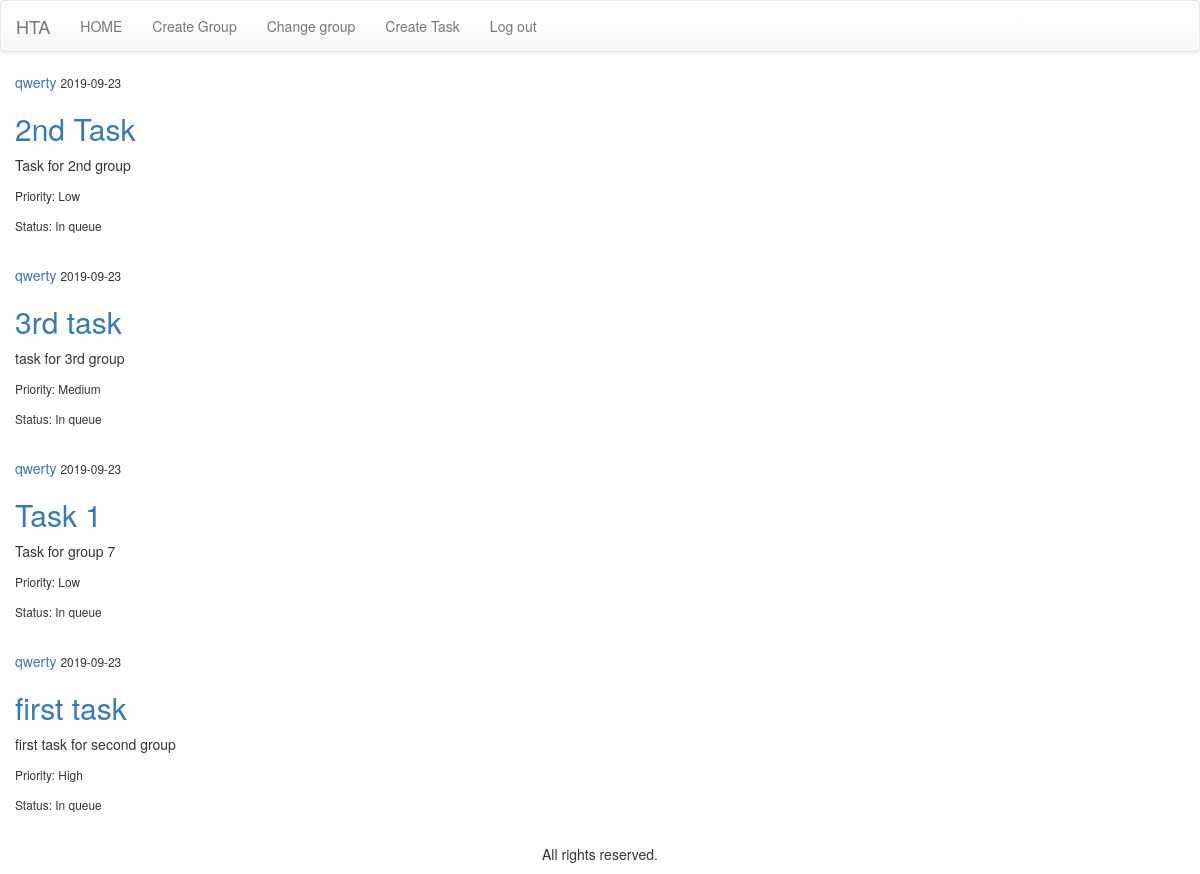
Screenshot of /profile (signed in) with the database file from the repository.
### app/models.py (models this page shows, shortened)
class Task(db.Model):
    __tablename__ = "tasks"
    id = db.Column(db.Integer, primary_key=True, autoincrement=True)
    author_id = db.Column(db.Integer, db.ForeignKey('users.id'))
    executor_id = db.Column(db.Integer, db.ForeignKey('users.id'))
    timestamp = db.Column(db.DateTime, index=True, default=datetime.utcnow)
    group = db.Column(db.Integer, db.ForeignKey('groups.id'))
    priority_id = db. Column(db.Integer, db.ForeignKey('priority.id'), nullable=False)
    status_id = db.Column(db.Integer, db.ForeignKey('status.id'))
    title = db.Column(db.String(64), nullable=False)
    task_text = db.Column(db.String(140))
    author = db.relationship('User', foreign_keys=[author_id])
    executor = db.relationship('User', foreign_keys=[executor_id])

class User(db.Model, UserMixin):
    __tablename__ = "users"
    id = db.Column(db.Integer, primary_key=True, autoincrement=True)
    username = db.Column(db.String(64), index=True, unique=True)
    email = db.Column(db.String(120), index=True, unique=True)
    password = db.Column(db.String(200))
    default_group_id = db.Column(db.Integer, db.ForeignKey('groups.id'))
    members = db.relationship('Group', secondary=members, backref=db.backref('members', lazy='dynamic'))

class Priority(db.Model):
    __tablename__ = 'priority'
    id = db.Column(db.Integer, primary_key=True, autoincrement=True)
    priority_title = db.Column(db.String(15))
    task = db.relationship('Task', backref='priority')
    def __repr__(self):
        return str(self.priority_title)

class Status(db.Model):
    __tablename__ = 'status'
    id = db.Column(db.Integer, primary_key=True, autoincrement=True)
    status_title = db.Column(db.String(15))
    task = db.relationship('Task', backref='status')
    def __repr__(self):
        return str(self.status_title)

### app/routes.py (the view)
@main.route('/profile')
@login_required
def profile():
    if current_user.default_group_id:
        tasks = Task.query.filter_by(group=current_user.default_group_id).all()
    else:
        tasks = Task.query.filter_by(author=current_user)
    return render_template('profile.html', tasks=tasks)

### app/__init__.py (called while the page is built)
@login_manager.user_loader
def load_user(user_id):
    return User.query.get(int(user_id))

### app/templates/profile.html (shortened to what this page needs)
{% extends "base.html" %}
{% block content %}
    {% for task in tasks %}
        <article>
          <div>
            <div>
              <a href="#">{{ task.author.username }}</a>
              <small>{{ task.timestamp.strftime('%Y-%m-%d') }}</small>
            </div>
            <h2><a href="{{ url_for('main.task', task_id=task.id) }}">{{ task.title }}</a></h2>
            <p>{{ task.task_text }}</p>
            <p><small>Priority: {{ task.priority }}</small></p>
            <p><small>Status: {{ task.status }}</small></p>
            <br>
          </div>
        </article>
    {% endfor %}
{% endblock %}

### app/templates/base.html (shortened to what this page needs)
<!DOCTYPE html>
<html>
  <head>
      <link rel="stylesheet" href="https://stackpath.bootstrapcdn.com/bootstrap/3.4.1/css/bootstrap.min.css">
      <link rel="stylesheet" href="https://stackpath.bootstrapcdn.com/bootstrap/3.4.1/css/bootstrap-theme.min.css">
  </head>
  <body>
    <nav class="navbar navbar-default">
        <div class="container-fluid">
            <div class="navbar-header">
                <a href="#" class="navbar-brand">HTA</a>
            </div>
            <div>
                <ul class="nav navbar-nav">
                    <li><a href="{{ url_for('main.index') }}"> HOME </a></li>
                    {% if current_user.is_authenticated %}
                    <li><a href="{{ url_for('main.create_group') }}">Create Group</a></li>
                    <li><a href="{{ url_for('main.change_group') }}">Change group</a></li>
                    <li><a href="{{ url_for('main.create_task') }}"> Create Task</a></li>
                    <li><a href="{{ url_for('auth.logout') }}">Log out</a></li>
                    {% endif %}
                </ul>
            </div>
        </div>
    </nav>
    <section>
        <div class="container-fluid">
            {% block content %}{% endblock %}
        </div>
    </section>
    <div class="conteiner-fluid text-center">
        <p>All rights reserved.</p>
    </div>
  </body>
</html>

### rows the page displays
Task: author.username "qwerty", timestamp "2019-09-23", title "2nd Task", task_text "Task for 2nd group", priority "Low", status "In queue"
Task: author.username "qwerty", timestamp "2019-09-23", title "3rd task", task_text "task for 3rd group", priority "Medium", status "In queue"
Task: author.username "qwerty", timestamp "2019-09-23", title "Task 1", task_text "Task for group 7", priority "Low", status "In queue"
Task: author.username "qwerty", timestamp "2019-09-23", title "first task", task_text "first task for second group", priority "High", status "In queue"
